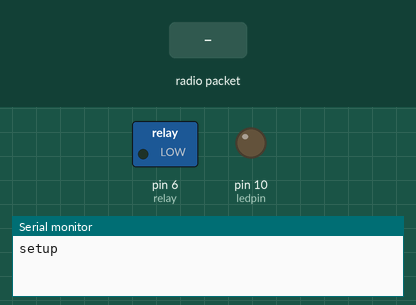
Recording of a sketch running on a simulated Arduino Uno, built with avr-gcc and run on an emulated ATmega328P. Parts: switched loads named in the sketch (green lamp = pin HIGH), output pins drawn as LEDs (lit = HIGH), the last lines printed to the serial monitor. Inputs (shaded band) come from the test bench. No radio packets arrive unless stated.

Above: at 1.2 s.
1.3 s: radio packet "1" arrives
At 1.7 s:
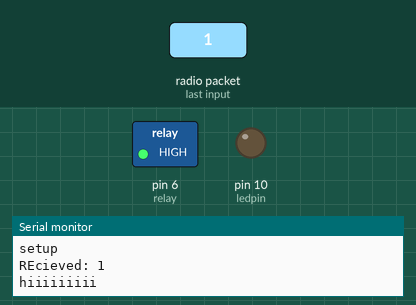
Timing chart, 0 to 4.8 s (numbered marks = the images above; inputs shaded):
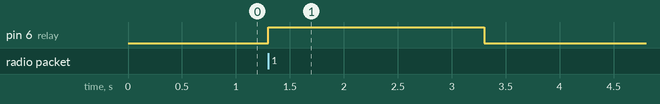

Measured:
- after the input at 1.3 s, pin 6 (relay): LOW → HIGH at once, → LOW 2.0 s later

The sketch:

reciever_MK1_ST1.ino
```cpp
#include <VirtualWire.h>
int ledpin =10;
int relay=6;
void setup()
{
    Serial.begin(9600); // Debugging only
    Serial.println("setup");
    vw_set_ptt_inverted(true); // sets the state to high
    vw_setup(4000);      // Bits per sec
    vw_rx_start();       // Start the receiver
    pinMode(ledpin,OUTPUT);
    pinMode(relay,OUTPUT);
}
void loop()
{
    char ch;
    uint8_t buf[VW_MAX_MESSAGE_LEN];
    uint8_t buflen = VW_MAX_MESSAGE_LEN;
    if (vw_get_message(buf, &buflen)) // Non-blocking
    {

        // int i;
        //digitalWrite(13, HIGH); // Flash a light to show received good message
        Serial.print("REcieved: ");

            ch=(char)buf[0];
            Serial.print((char)buf[0]);

        Serial.println(" ");
        if(ch=='1')
        {
          Serial.println("hiiiiiiiii");
        digitalWrite(relay,HIGH);
        delay(2000);
        digitalWrite(relay,LOW);

        }
        else
        digitalWrite(relay,LOW);
        //digitalWrite(13, LOW);
    }
}
```
